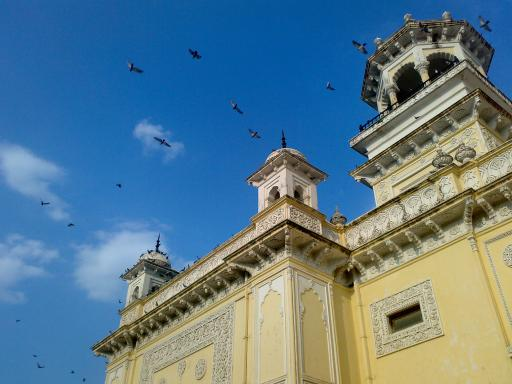
#> input picture OpenCV-tutorials/data/home.jpg, 512 x 384 px
$ python histogram2D.py
#> lines starting #> are read from the running program, lines starting #| are printed output that depends on the picture
'''
 Based on the following tutorial:
   http://docs.opencv.org/3.0-beta/doc/py_tutorials/py_imgproc/py_histograms/py_2d_histogram/py_2d_histogram.html
'''

import numpy as np
import cv2
from matplotlib import pyplot as plt

# Load the image
img = cv2.imread('../data/home.jpg')
#> img is the input picture: shape (384, 512, 3); mean B, G, R 141.2, 123.9, 91.6

# Convert the image to HSV
hsv = cv2.cvtColor(img, cv2.COLOR_BGR2HSV)
#> hsv: shape (384, 512, 3); mean H, S, V 68.6, 145.7, 162.9

# Calculate the histogram with mask and without the mask
hist = cv2.calcHist([hsv], [0, 1], None, [180, 256], [0, 180, 0, 256])
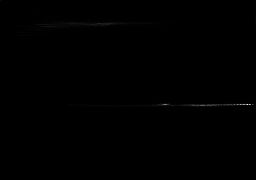
#> hist: shape (180, 256) float32; min 0, max 2776, mean 4.3; drawn with min black and max white

# Show the images and the histograms
plt.subplot(221)
plt.imshow(img[:, :, ::-1])

plt.subplot(222)
plt.imshow(hist, interpolation='nearest')

plt.show()
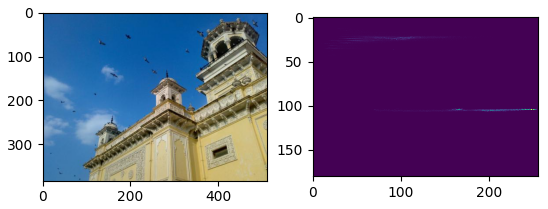
#> figure drawn by matplotlib, 2 panels

$ run again, with OpenCV-tutorials/data/aloeL.jpg copied over OpenCV-tutorials/data/home.jpg
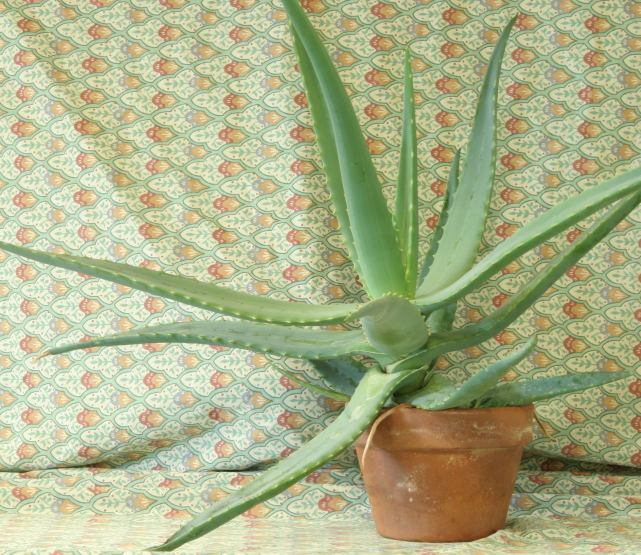
#> input picture OpenCV-tutorials/data/aloeL.jpg, 1282 x 1110 px (shown at 1/2 size)
#> img is the input picture: shape (1110, 1282, 3); mean B, G, R 136.6, 177.2, 171.2
#> hsv: shape (1110, 1282, 3); mean H, S, V 37.2, 71.1, 184.1
#> `hist = cv2.calcHist([hsv], [0, 1], None, [180, 256], [0, 180, 0, 256])`:
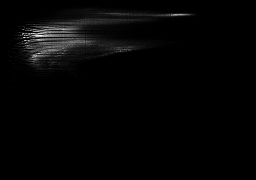
#> hist: shape (180, 256) float32; min 0, max 1614, mean 30.9; drawn with min black and max white
#> `plt.show()`:
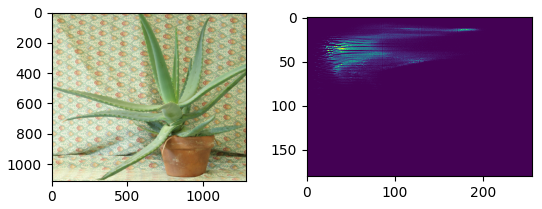
#> figure drawn by matplotlib, 2 panels

$ run again, with OpenCV-tutorials/data/aloeR.jpg copied over OpenCV-tutorials/data/home.jpg
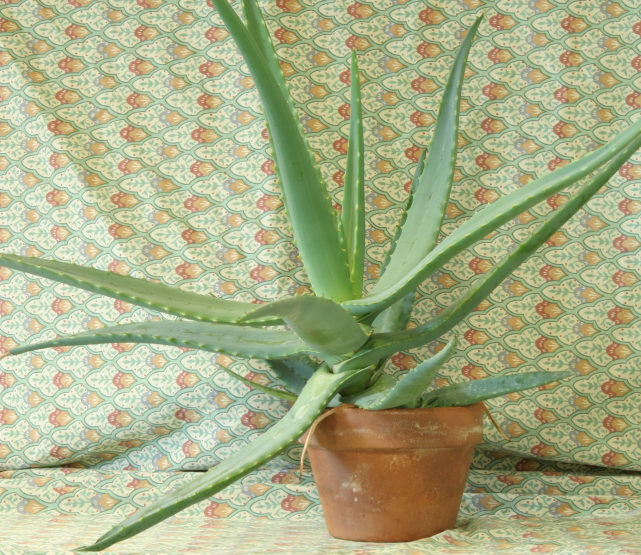
#> input picture OpenCV-tutorials/data/aloeR.jpg, 1282 x 1110 px (shown at 1/2 size)
#> img is the input picture: shape (1110, 1282, 3); mean B, G, R 134.1, 174.2, 168
#> hsv: shape (1110, 1282, 3); mean H, S, V 37.6, 71.6, 181
#> `hist = cv2.calcHist([hsv], [0, 1], None, [180, 256], [0, 180, 0, 256])`:
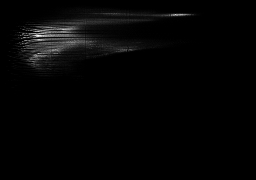
#> hist: shape (180, 256) float32; min 0, max 1671, mean 30.9; drawn with min black and max white
#> `plt.show()`:
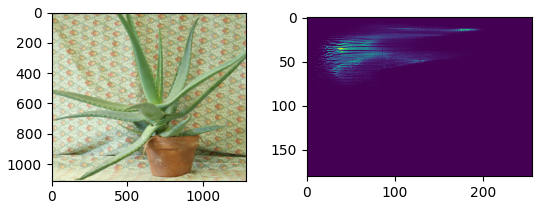
#> figure drawn by matplotlib, 2 panels

$ run again, with OpenCV-tutorials/data/apple.jpg copied over OpenCV-tutorials/data/home.jpg
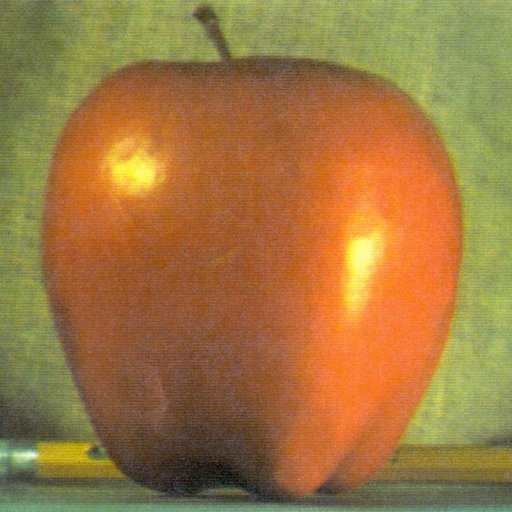
#> input picture OpenCV-tutorials/data/apple.jpg, 512 x 512 px
#> img is the input picture: shape (512, 512, 3); mean B, G, R 64.8, 119.7, 159.1
#> hsv: shape (512, 512, 3); mean H, S, V 21.7, 145.4, 163
#> `hist = cv2.calcHist([hsv], [0, 1], None, [180, 256], [0, 180, 0, 256])`:
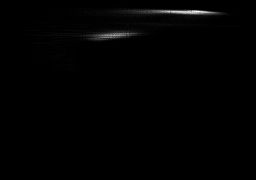
#> hist: shape (180, 256) float32; min 0, max 795, mean 5.7; drawn with min black and max white
#> `plt.show()`:
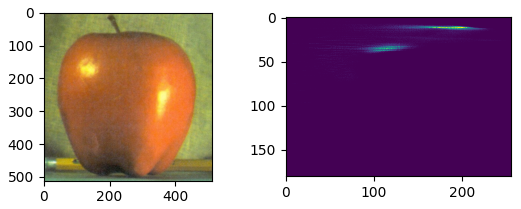
#> figure drawn by matplotlib, 2 panels
